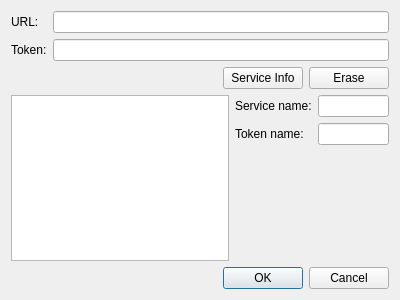
<?xml version="1.0" encoding="UTF-8"?>
<ui version="4.0">
 <class>DlgDocumentService</class>
 <widget class="QDialog" name="DlgDocumentService">
  <property name="geometry">
   <rect>
    <x>0</x>
    <y>0</y>
    <width>400</width>
    <height>300</height>
   </rect>
  </property>
  <property name="windowTitle">
   <string>Dialog</string>
  </property>
  <layout class="QVBoxLayout" name="verticalLayout">
   <item>
    <layout class="QFormLayout" name="formLayout">
     <item row="0" column="0">
      <widget class="QLabel" name="urlLabel">
       <property name="toolTip">
        <string>Service location URL.</string>
       </property>
       <property name="text">
        <string>URL:</string>
       </property>
      </widget>
     </item>
     <item row="0" column="1">
      <widget class="QLineEdit" name="urlLine"/>
     </item>
     <item row="1" column="0">
      <widget class="QLabel" name="tokenLabel">
       <property name="toolTip">
        <string>Access token into the document service.</string>
       </property>
       <property name="text">
        <string>Token:</string>
       </property>
      </widget>
     </item>
     <item row="1" column="1">
      <widget class="QLineEdit" name="tokenLine"/>
     </item>
    </layout>
   </item>
   <item>
    <layout class="QHBoxLayout" name="horizontalLayout">
     <item>
      <spacer name="horizontalSpacer">
       <property name="orientation">
        <enum>Qt::Horizontal</enum>
       </property>
       <property name="sizeHint" stdset="0">
        <size>
         <width>40</width>
         <height>20</height>
        </size>
       </property>
      </spacer>
     </item>
     <item>
      <widget class="QPushButton" name="infoButton">
       <property name="text">
        <string>Service Info</string>
       </property>
      </widget>
     </item>
     <item>
      <widget class="QPushButton" name="eraseButton">
       <property name="text">
        <string>Erase</string>
       </property>
      </widget>
     </item>
    </layout>
   </item>
   <item>
    <layout class="QHBoxLayout" name="horizontalLayout_2">
     <item>
      <widget class="QGraphicsView" name="graphicsView"/>
     </item>
     <item>
      <layout class="QFormLayout" name="formLayout_2">
       <item row="0" column="0">
        <widget class="QLabel" name="nameLabel">
         <property name="text">
          <string>Service name:</string>
         </property>
        </widget>
       </item>
       <item row="0" column="1">
        <widget class="QLineEdit" name="nameLine"/>
       </item>
       <item row="1" column="0">
        <widget class="QLabel" name="tokenNameLabel">
         <property name="text">
          <string>Token name:</string>
         </property>
        </widget>
       </item>
       <item row="1" column="1">
        <widget class="QLineEdit" name="tokenNameLine"/>
       </item>
      </layout>
     </item>
    </layout>
   </item>
   <item>
    <widget class="QDialogButtonBox" name="buttonBox">
     <property name="orientation">
      <enum>Qt::Horizontal</enum>
     </property>
     <property name="standardButtons">
      <set>QDialogButtonBox::Cancel|QDialogButtonBox::Ok</set>
     </property>
    </widget>
   </item>
  </layout>
 </widget>
 <resources/>
 <connections>
  <connection>
   <sender>buttonBox</sender>
   <signal>accepted()</signal>
   <receiver>DlgDocumentService</receiver>
   <slot>accept()</slot>
   <hints>
    <hint type="sourcelabel">
     <x>248</x>
     <y>254</y>
    </hint>
    <hint type="destinationlabel">
     <x>157</x>
     <y>274</y>
    </hint>
   </hints>
  </connection>
  <connection>
   <sender>buttonBox</sender>
   <signal>rejected()</signal>
   <receiver>DlgDocumentService</receiver>
   <slot>reject()</slot>
   <hints>
    <hint type="sourcelabel">
     <x>316</x>
     <y>260</y>
    </hint>
    <hint type="destinationlabel">
     <x>286</x>
     <y>274</y>
    </hint>
   </hints>
  </connection>
 </connections>
</ui>
